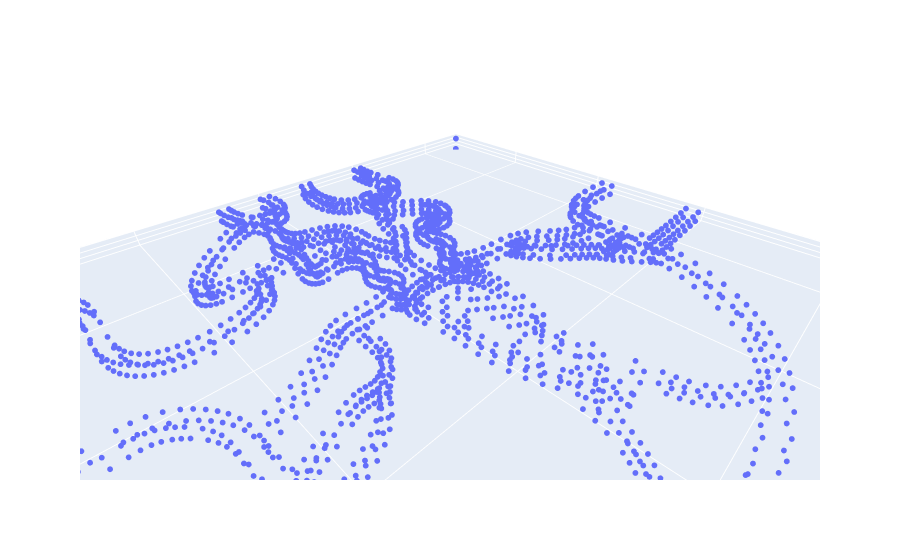

The code cell stored with this chart in its notebook:
### Code cell
# drive.mount('/content/drive')
# drive_path = "/content/drive/MyDrive/Research/PhD/Scripts/"
# stl_file_path = drive_path + "test_part.stl"
# stl_file_path = "./test_part.stl"
# stl_file_path = "./vessel_half.stl"
# stl_file_path = "./circle_split.stl"
# stl_file_path = "./vessel_quarter.stl"
# stl_file_path = "./simple_split.stl"
stl_file_path = "./neuro_model_solid.stl"




mesh_data = mesh.Mesh.from_file(stl_file_path)

# Extract vertices
vertices = mesh_data.vectors.reshape((-1, 3))

# Create a 3D scatter plot
fig = make_subplots(rows=1, cols=1, specs=[[{'type': 'scatter3d'}]])

fig.add_trace(go.Scatter3d(
    x=vertices[:, 0],
    y=vertices[:, 1],
    z=vertices[:, 2],
    mode='markers',
    marker=dict(size=2),
))

# Set layout
fig.update_layout(scene=dict(aspectmode="data"))

# Show the plot
fig.show()

### Figure 1 — Plotly figure (JSON) as saved in the notebook; plotly's stock layout.template omitted (floating-point values rounded to 4 significant figures; data arrays with more than 128 entries replaced by an {"elided": "..."} marker saying what was removed)
{"data": [{"marker": {"size": 2}, "mode": "markers", "type": "scatter3d", "x": {"elided": "12084 float values"}, "y": {"elided": "12084 float values"}, "z": {"elided": "12084 int values"}}], "layout": {"scene": {"aspectmode": "data", "domain": {"x": [0, 1], "y": [0, 1]}}}}
